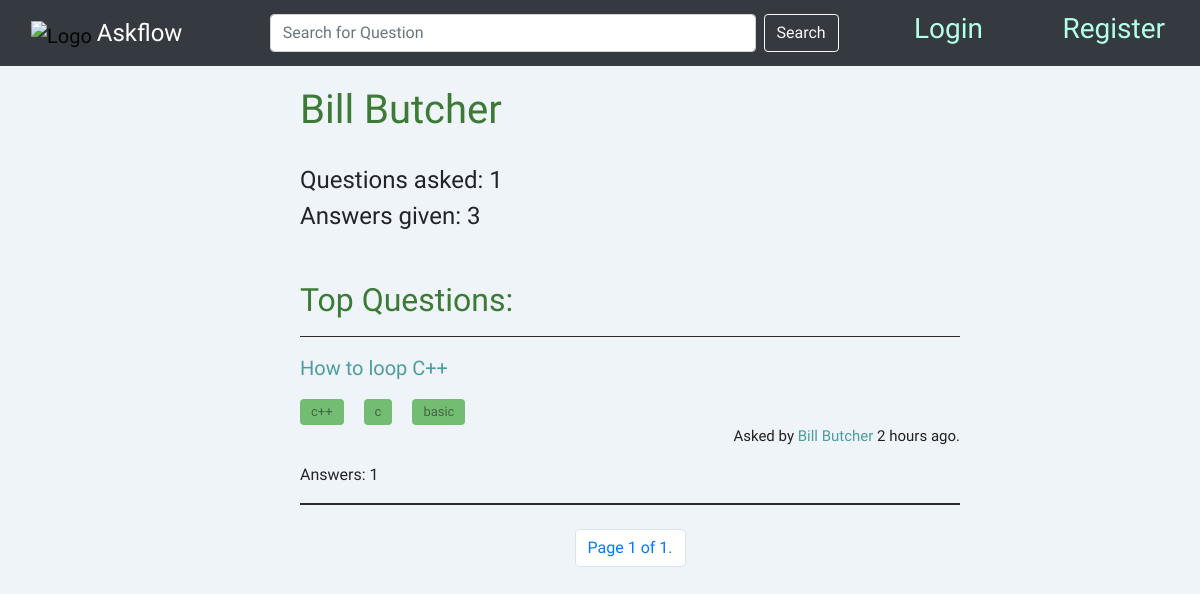
The page /profile/3 on the database its author committed.
### overflow/models.py (models this page shows, shortened)
class User(AbstractUser):
    joined_date = models.DateTimeField(auto_now_add=True)
    answers = models.IntegerField(default=0)
    questions = models.IntegerField(default=0)
    def __str__(self):
        return f"{self.username} created"

class Question(models.Model):
    title = models.CharField(max_length=500)
    body = models.TextField()
    upvotes = models.IntegerField(default=0)
    downvotes = models.IntegerField(default=0)
    user = models.ForeignKey(
        User, on_delete=models.CASCADE, related_name="get_questions"
    )
    date = models.DateTimeField(auto_now_add=True)
    no_answer = models.IntegerField(default=0)
    verified_answer = models.BooleanField(default=False)

class Tags(models.Model):
    tag = models.CharField(max_length=50)
    question = models.ForeignKey(
        Question, on_delete=models.CASCADE, related_name="get_tags"
    )
    class Meta:
        unique_together = (
            "tag",
            "question",
        )

### overflow/views.py (the view)
# urls.py: path("profile/<int:id>", views.profile, name="profile"),
def profile(request,id):
    print(id)
    user = User.objects.get(id=id)
    print(user)
    ques = Question.objects.filter(user=user)
    obj = []
    for q in ques:
        t = Tags.objects.filter(question=q)
        dd = datetime.now(timezone.utc) - q.date
        min = int(round(dd.total_seconds() / 60, 0))
        time = int(round(dd.total_seconds() / 3600, 0))
        if time < 1:
            time = f"{min} minutes"
        else:
            time = f"{time} hours"
        obj.append(
            {
                "que": q,
                "tags": t,
                "days": f"{(datetime.now(timezone.utc) - q.date).days} days",
                "time": time,
            }
        )
    paginator = Paginator(obj, 4)
    page_number = request.GET.get("page")
    page_obj = paginator.get_page(page_number)
    return render(
            request,
            "overflow/profile.html",
            {
                "objects": page_obj,
                "User": user,
            },
    )

### overflow/templates/overflow/profile.html (shortened to what this page needs)
{% extends "overflow/layout.html" %}
{% block body %}
<div class="index">
    <h1 style="color: #3D7A35;">{{User.username}}</h1>
    <br />
    <h4>Questions asked: {{User.questions}}</h4>
    <h4>Answers given: {{User.answers}}</h4>
    <h2 class="green">Top Questions:</h2>
    {% for object in objects %}
      <hr />
      <a href="{% url 'question' object.que.id %}"><p>{{ object.que.title }}</p></a>
      <div class="d-flex justify-content-start pl-10">
        {% for tag in object.tags %}
        <a id="tag" class="btn" href="{% url 'tag' tag.tag %}">{{ tag.tag }}</a>
        {% endfor %}
      </div>
      <div class="d-flex justify-content-end">
        <p id="user">Asked by <a id="username" href="{% url 'profile' object.que.user.id %}"> {{ object.que.user.username }} </a>
        {% if object.days == "0 days" %}
            {{object.time}} ago.
        {% else %}
            {{object.days}} ago.
        {% endif %}
        </p>
        <br />
      </div>
        <p>Answers: {{object.que.no_answer}}</p>
    {% endfor %}
       <hr />
 <div class="d-flex justify-content-center mt-4">
    <nav aria-label="Page navigation example" id="foo">
     <ul class="pagination">
         <li class="page-item" ><span class="current page-link">
             Page {{ objects.number }} of {{ objects.paginator.num_pages }}.
         </span></li>
       </ul>
   </nav>
   </div>
</div>
{% endblock %}

### overflow/static/overflow/styles.css (style rules this page uses)
body { background-color: #EFF4F8; font-family: 'Catamaran', sans-serif; }
a { text-decoration: none; }

### overflow/static/overflow/index.css (style rules this page uses)
.index { display: block; margin-top: 20px; margin-left: 25%; margin-right: 20%; }
.index .btn { background-color: rgb(8, 65, 254); color: aliceblue; }
hr { size: 3; color: black; height: 1.5px; border-width:0; background-color:rgb(43, 41, 41) }
.index a { text-decoration: none; font-size: 20px; color: #4D9CA1; font-weight: 500; }
a#tag.btn { font-size: 13px; font-weight: 500; width: fit-content; padding: 2px 10px; background-color: #73BD72; color: rgba(16, 15, 15, 0.496); margin-right: 20px; }
.d-flex.justify-content-end p#user { font-size: 15px; color: #1f2023; }
a#username { font-size: 15px; cursor: pointer; }
.green { margin-top: 50px; color: #3D7A35; }

### rows shown on the page
User: username "Bill Butcher", questions "1", answers "3"
Question: que "How to loop C++", que.user.username "Bill Butcher", time "2 hours", que.no_answer "1"
Tags: tag "c++"
Tags: tag "c"
Tags: tag "basic"

### other values the page prints
{{ objects.number }} "1"
{{ objects.paginator.num_pages }} "1"
